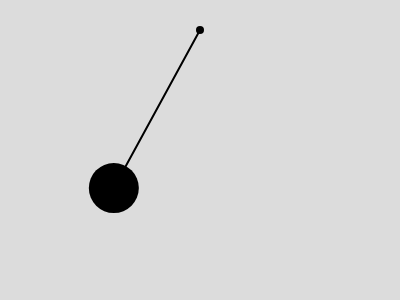
Frame 1 (no input)
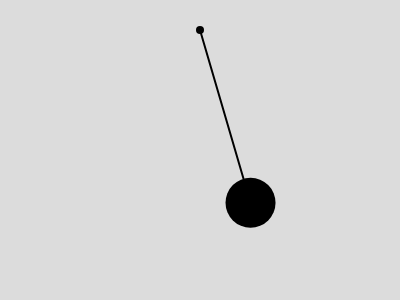
Frame 60 (no input)
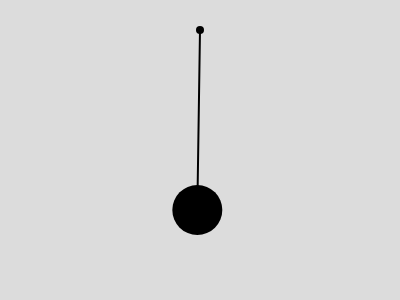
Frame 120 (the mouse pressed at the canvas centre since frame 60)

The p5.js sketch that drew these frames (run headless with seeded random() and noise() and a simulated clock; from frame 60 on, the mouse is pressed at the canvas centre):

// p5.js sketch
// ── sketch.js
let bob;
let pivot;

function setup() {
  createCanvas(400, 300);

  pivot = createVector(width / 2, 30);   // 진자가 매달린 점
  bob = new Particle(pivot, 180);        // 줄 길이 180
}

function draw() {
  background(220);

  let gravity = createVector(0, 0.3);
  bob.addForce(gravity);

  bob.checkTouch();   // 마우스로 건드렸는지 확인
  bob.update();
  bob.show();
}

// ── Particle.js

class Particle {
  constructor(pivot, len) {
    this.pivot = pivot;
    this.len = len;

    // 처음엔 약간 기울어진 위치에서 시작 (HALF_PI = 수직 아래)
    this.pos = p5.Vector.add(pivot, p5.Vector.fromAngle(HALF_PI + 0.5, len));
    this.vel = createVector(0, 0);
    this.acc = createVector(0, 0);

    this.c = color(0);
    this.w = 50;
    this.damping = 0.995;  // 공기저항: 1에 가까울수록 오래 흔들림
  }

  addForce(aForce) {
    this.acc.add(aForce);
  }

  // 마우스가 공을 스치면, 마우스가 움직인 방향으로 힘을 줌
  checkTouch() {
    let mouse = createVector(mouseX, mouseY);
    let d = p5.Vector.dist(mouse, this.pos);

    if (d < this.w / 2) {
      let push = createVector(mouseX - pmouseX, mouseY - pmouseY);
      push.mult(0.4);    // 미는 세기
      push.limit(8);
      this.addForce(push);
      this.c = color(200, 0, 0);
    } else {
      this.c = color(0);
    }
  }

  update() {
    this.vel.add(this.acc);
    this.vel.mult(this.damping);
    this.vel.limit(25);
    this.pos.add(this.vel);

    this.acc.set(0, 0);
    this.constrainString();
  }

  // 줄 길이 유지 (checkEdge 대신 들어간 부분)
  constrainString() {
    // 1) 위치: pivot에서 len만큼 떨어진 곳으로 되돌림
    let dir = p5.Vector.sub(this.pos, this.pivot);
    dir.setMag(this.len);
    this.pos = p5.Vector.add(this.pivot, dir);

    // 2) 속도: 줄 방향(반지름 방향) 성분을 빼서 원을 따라서만 움직이게
    let n = dir.copy().normalize();
    let radial = p5.Vector.mult(n, this.vel.dot(n));
    this.vel.sub(radial);
  }

  show() {
    stroke(0);
    strokeWeight(2);
    line(this.pivot.x, this.pivot.y, this.pos.x, this.pos.y);

    noStroke();
    fill(this.c);
    circle(this.pos.x, this.pos.y, this.w);
    fill(0);
    circle(this.pivot.x, this.pivot.y, 8);
  }
}
